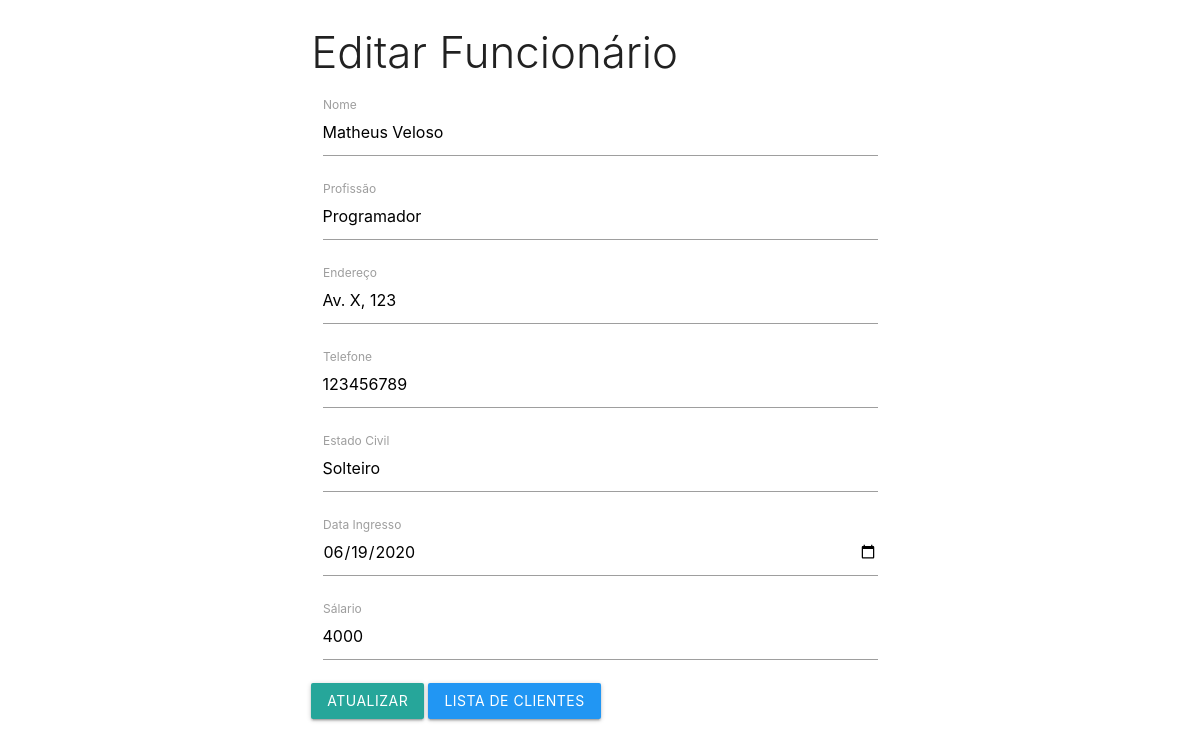
Screenshot of /editar.php?id=1 with the database file from the repository.
### tables this page shows
CREATE TABLE `funcionarios` (
  `id` int(11) NOT NULL,
  `nome` varchar(255) NOT NULL,
  `profissao` varchar(50) NOT NULL,
  `endereco` text NOT NULL,
  `telefone` varchar(11) NOT NULL,
  `estado_civil` text NOT NULL,
  `data_ingresso` date NOT NULL,
  `salario` int(11) NOT NULL
);

### editar.php (the view, shortened to what this page needs)
<?php
    include_once 'php_action/db_connect.php';
    include_once 'includes/header.php';
    if(isset($_GET['id'])):
        $id = mysqli_escape_string($connect, $_GET['id']);
        $sql = "SELECT * FROM funcionarios WHERE id = '$id'";
        $resultado = mysqli_query($connect,$sql);
        $dados = mysqli_fetch_array($resultado);
    endif;
?>
 <div class="row">
    <div class="col s12 m6 push-m3">
        <h3 class="light">Editar Funcionário</h3>
        <form action="php_action/update.php" method="POST">
            <div class="input-field col s12">
                <input type="text" name="nome" id="nome" value="<?php echo $dados['nome']; ?>">
                <label for="nome">Nome</label>
            </div>
            <div class="input-field col s12">
                <input type="text" name="profissao" id="profissao" value="<?php echo $dados['profissao']; ?>">
                <label for="profissao">Profissão</label>
            </div>
            <div class="input-field col s12">
                <input type="text" name="endereco" id="endereco" value="<?php echo $dados['endereco']; ?>">
                <label for="endereco">Endereço</label>
            </div>
            <div class="input-field col s12">
                <input type="text" name="telefone" id="telefone" value="<?php echo $dados['telefone']; ?>">
                <label for="telefone">Telefone</label>
            </div>
            <div class="input-field col s12">
                <input type="text" name="estado_civil" id="estado_civil" value="<?php echo $dados['estado_civil']; ?>">
                <label for="estado_civil">Estado Civil</label>
            </div>
            <div class="input-field col s12">
                <input type="date" name="data_ingresso" id="data_ingresso" value="<?php echo $dados['data_ingresso']; ?>">
                <label for="data_ingresso">Data Ingresso </label>
            </div>
            <div class="input-field col s12">
                <input type="number" name="salario" id="salario" value="<?php echo $dados['salario']; ?>">
                <label for="salario">Sálario </label>
            </div>
            <button type="submit" name="btn-editar" class="btn">Atualizar</button>
            <a href="index.php" class="btn blue">Lista de Clientes</a>
        </form>
    </div>
 </div>
<?php
    include_once 'includes/footer.php';
?>

### rows the page displays
funcionarios: nome "Matheus Veloso", profissao "Programador", endereco "Av. X, 123", telefone "123456789", estado_civil "Solteiro", data_ingresso "06/19/2020", salario "4000"
